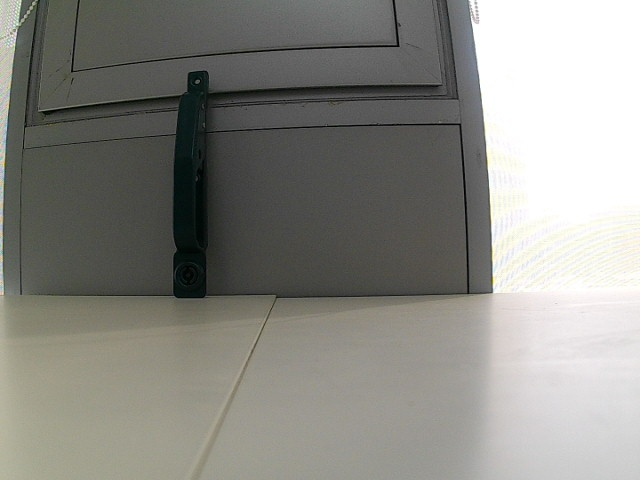
#> input picture src/angle/1748242721852.jpg, 640 x 480 px
$ python -i batch_process.py   (imports and definitions only)   (older library calls are emulated)
#> lines starting #> are read from the running program, lines starting #| are printed output that depends on the picture; after the words box and inside, x2 and y2 are one past the last pixel; in counts of white or black regions, pixels touching at a corner belong together
import cv2
import numpy as np
import os
import glob

def process_image(image_path, output_dir):
    """
    处理单张图片并保存结果

    参数:
        image_path: 输入图片路径
        output_dir: 输出目录路径
    """
#> called with image_path = '1748242721852.jpg', output_dir = 'out.png'
    # 1. 读取图片
    try:
        img = cv2.imread(image_path)
#> img is the input picture: shape (480, 640, 3); mean B, G, R 132.6, 138.3, 138.7
        if img is None:
            raise FileNotFoundError(f"无法找到或打开图片文件 '{image_path}'")
    except Exception as e:
        print(f"处理 {image_path} 时出错: {e}")
        return False

    # 2. 转换为灰度图
    gray = cv2.cvtColor(img, cv2.COLOR_BGR2GRAY)

    # 3. 应用阈值分割
    _, seg = cv2.threshold(gray, 20, 255, cv2.THRESH_BINARY_INV)
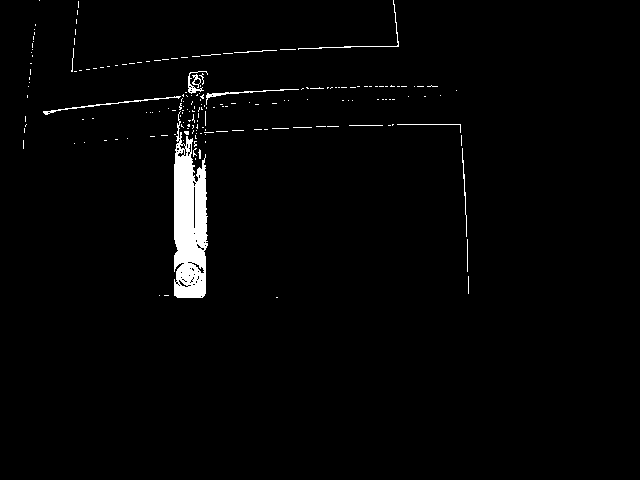
#> seg: shape (480, 640); 2% white; 185 white regions (171 under 20 px), largest, box (x1, y1, x2, y2) and area: (174, 111, 208, 298) 4394, (43, 96, 181, 115) 221, (206, 89, 299, 105) 172

    # 4. 使用连通组件分析
    num_labels, labels, stats, centroids = cv2.connectedComponentsWithStats(seg, connectivity=8, ltype=cv2.CV_32S)
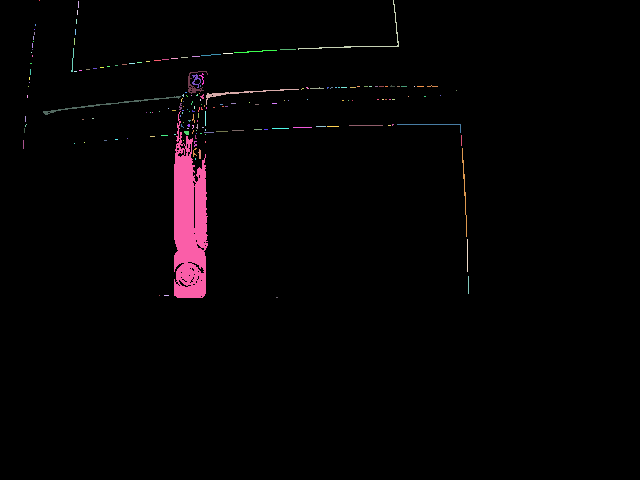
#> labels: shape (480, 640) int32; 186 distinct labels, from 0 to 185; one colour per label, 0 black
#> num_labels = 186; stats = 186 rows, first 6: [0, 0, 640, 480, 300984], [39, 0, 1, 1, 1], [78, 1, 1, 7, 7], [298, 0, 101, 50, 166], [77, 10, 1, 5, 5], [76, 19, 1, 5, 5]; centroids = 186 pairs, first value 23 to 468, second value 0 to 297

    # 5. 找到最大连通组件
    if num_labels > 1:
        areas = stats[1:, cv2.CC_STAT_AREA]  # 提取所有前景组件的面积
#> areas = 185 values, max 4394 at index 116, min 1 at index 0, mean 33.6
        largest_component_label = np.argmax(areas) + 1
#> largest_component_label = 117

        # 创建只包含最大组件的图像
        output_img = np.zeros_like(seg)
        output_img[labels == largest_component_label] = 255
    else:
        # 如果没有前景对象，输出就是全黑图像
        output_img = np.zeros_like(seg)

    # 6. 保存结果
    filename = os.path.basename(image_path)
    output_path = os.path.join(output_dir, filename)
    cv2.imwrite(output_path, output_img)
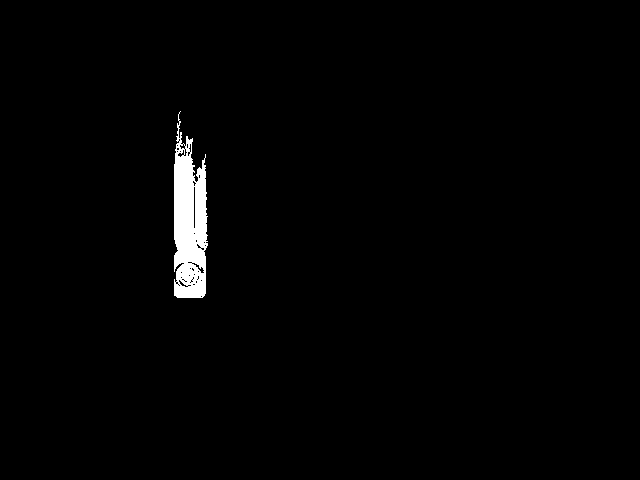
#> saved as 1748242721852.jpg: shape (480, 640); 1.4% white; 1 white region, box (x1, y1, x2, y2) and area: (174, 111, 208, 298) 4394

    return True

def main():
    # 定义输入和输出路径
    input_dir = 'src/angle/cutResult/keyIn'
    output_dir = 'src/angle/cutResult/keyIn/result'

    # 确保输出目录存在
    os.makedirs(output_dir, exist_ok=True)

    # 获取所有图片文件
    # 支持常见图片格式
    image_patterns = ['*.jpg', '*.jpeg', '*.png', '*.bmp', '*.tif', '*.tiff']
    image_paths = []

    for pattern in image_patterns:
        image_paths.extend(glob.glob(os.path.join(input_dir, pattern)))

    if not image_paths:
        print(f"在 {input_dir} 目录下未找到任何图片文件")
        return

    # 处理每张图片
    successful = 0
    failed = 0

    print(f"开始处理 {len(image_paths)} 张图片...")
    for i, image_path in enumerate(image_paths):
        print(f"处理图片 {i+1}/{len(image_paths)}: {os.path.basename(image_path)}")
        if process_image(image_path, output_dir):
            successful += 1
        else:
            failed += 1

    print(f"\n处理完成!")
    print(f"成功处理: {successful} 张图片")
    print(f"处理失败: {failed} 张图片")
    print(f"结果已保存到: {output_dir}")

# [2 lines not run here, left out]

>>> result = process_image('1748242721852.jpg', 'out.png')
